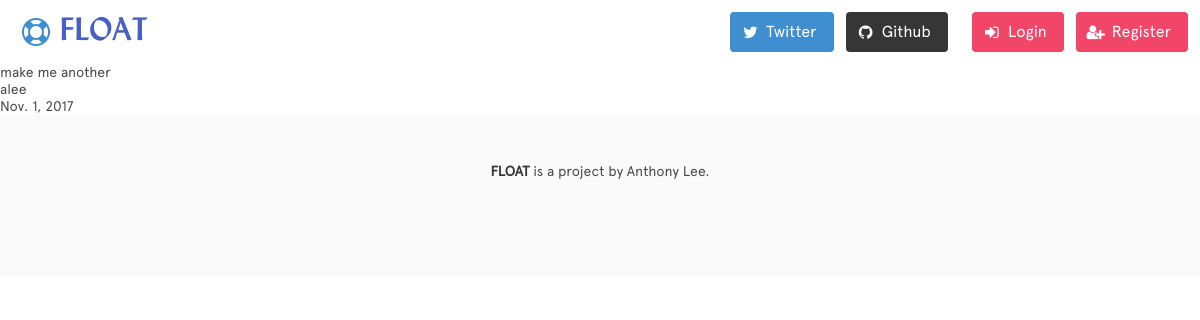
The app's page /posts/4/ with its own data.
### posts/models.py (models this page shows)
class Post(models.Model):
    content = models.TextField(max_length=255)
    created_at = models.DateField(auto_now_add=True)
    user = models.ForeignKey(User)

### posts/views.py (the view)
# urls.py: url(r'^posts/(?P<pk>\d+)/$', views.post_detail,
def post_detail(request, pk):
    post = Post.objects.get(pk=pk)
    return render(request, 'post_detail.html', {'post': post})

### posts/templates/post_detail.html (shortened to what this page needs)
{% extends 'base.html' %}
{% block content %}
    <h1>{{ post.content }}</h1>
    <p>{{ post.user }}</p>
    <p>{{ post.created_at }}</p>
{% endblock content %}

### posts/static/stylesheets/style.css (style rules this page uses)
* { min-height: 0; min-width: 0; }
body { font: 14px 'apercu-web', "Lucida Grande", Helvetica, Arial, sans-serif; }

### records on screen
Post: content "make me another", user "alee", created_at "Nov. 1, 2017"
